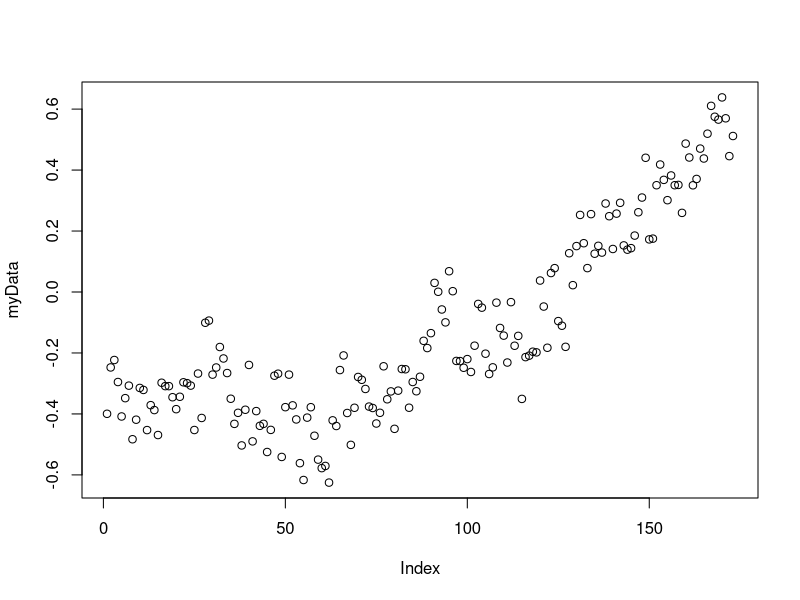
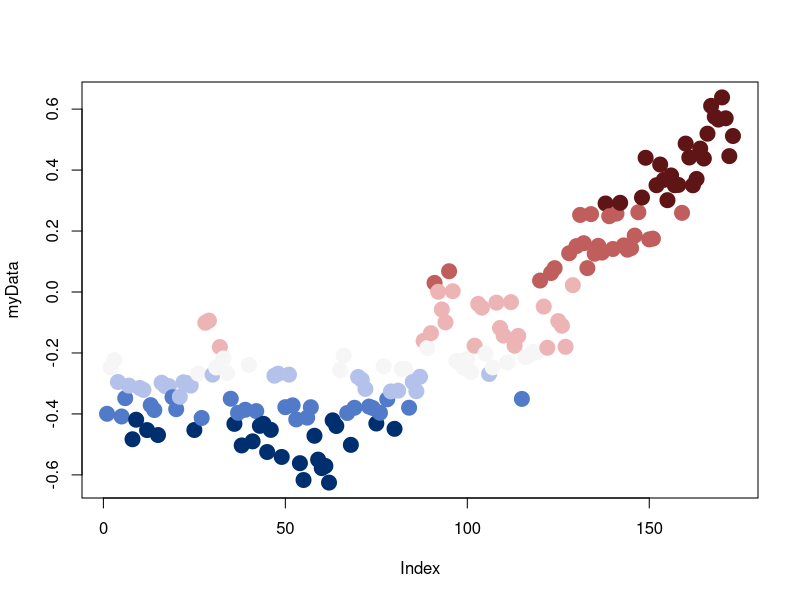

Here is the R script that generated these plots, in order:
library(colorspace)

# read in climate anomaly data

southernHemisphere <- read.csv("IM946/01_climate_stripes/data/raw/HadCRUT.5.0.1.0.analysis.summary_series.southern_hemisphere.annual.csv")

# I know what my data are...

myData <- southernHemisphere[,2]

plot( myData )

southernHemisphere$Anomaly..deg.C. == myData

# and I know what colours I want them to be...

myColours <- colorspace::diverge_hcl( n = 7, palette = "Blue-Red 3"  )
  
# and I want the 'right' colour for each data point
# i.e. 'myDataInColours'
  
      # in the newest version of Rstudio colours are tinted in your code :) 
      
        # "#002F70" "#517AC9" "#B4C2EB" "#F6F6F6" "#EDB4B5" "#C05D5D" "#5F1415"

      # how much data I want in each colour bin... (i.e. quantiles or something else)    
  
        myDensities <- seq( 0, 1, l=8 )
      
      # find the values for the bin containing each denisty
    
        myDataBins <- quantile( x=myData, probs = myDensities )
        
      # find which bin the data are in
      
        myColourIndices <- findInterval( x=myData, vec = myDataBins, all.inside = T )

# ... then I will have my Data In Colours!

    myDataInColours <- myColours[ myColourIndices ]

    
    
plot( myData, pch=19, cex=2, col=myDataInColours )


